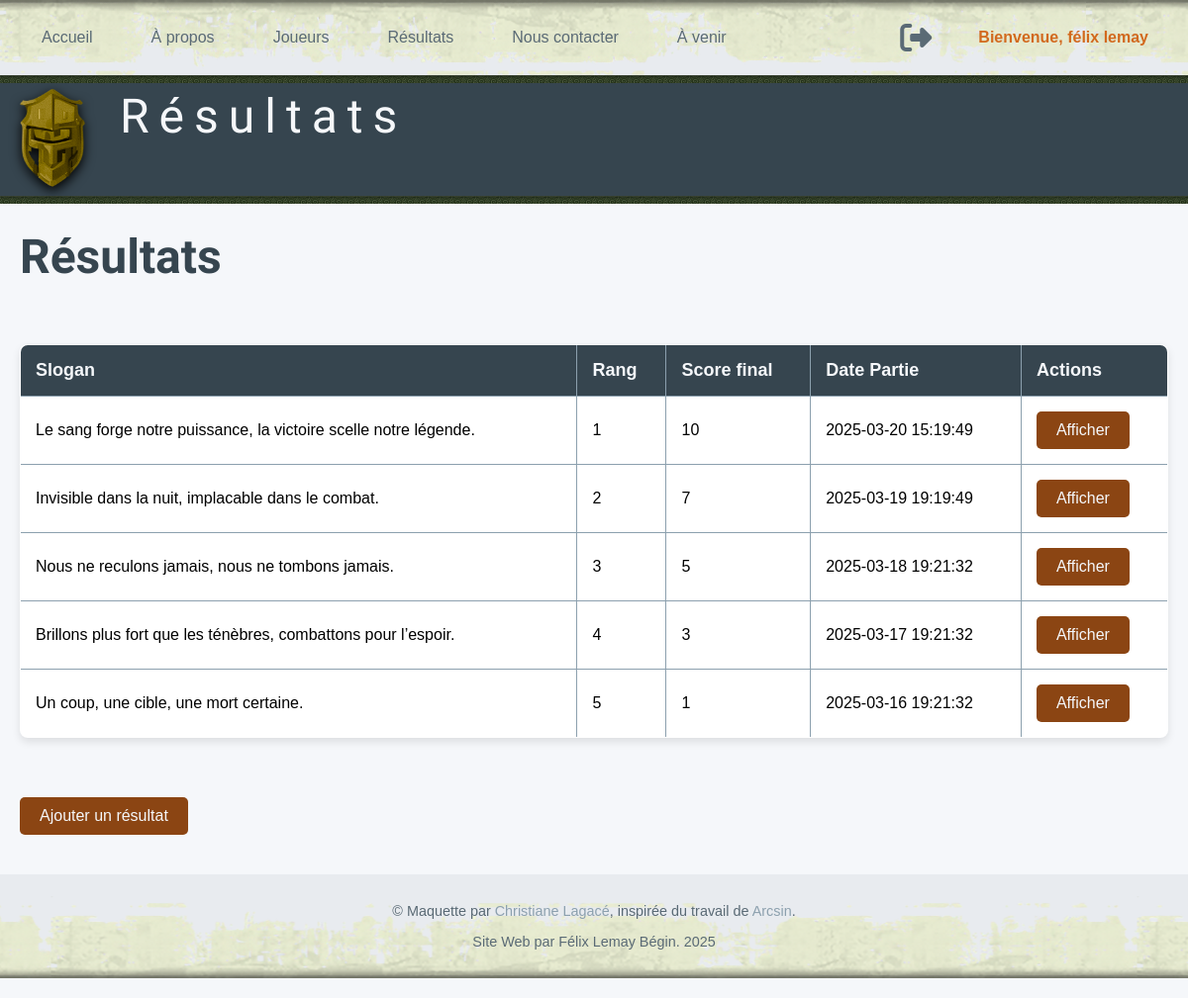
The app's page /resultats.php (signed in) with its own data.
### tables this page shows
CREATE TABLE pages (
  id int NOT NULL PRIMARY KEY AUTO_INCREMENT,
  url varchar(255) NOT NULL UNIQUE,
  titre varchar(60) NOT NULL,
  description varchar(150) NOT NULL,
  h1 varchar(100) NOT NULL,
  accroche varchar(255) DEFAULT NULL,
  public boolean NOT NULL,
  texte text NOT NULL,
  modification timestamp NOT NULL
);

CREATE TABLE resultats (
  id int NOT NULL PRIMARY KEY AUTO_INCREMENT,
  equipe_id int NOT NULL,
  rang int NOT NULL,
  score_final int NOT NULL,
  date_partie timestamp NOT NULL,
  FOREIGN KEY (equipe_id) REFERENCES equipes (id)
);

CREATE TABLE equipes (
  id int NOT NULL PRIMARY KEY AUTO_INCREMENT,
  nom varchar(50) NOT NULL UNIQUE,
  slogan varchar(100) DEFAULT NULL,
  commentaire text,
  dateajout date NOT NULL,
  jeu_id int DEFAULT NULL,
  FOREIGN KEY (jeu_id) REFERENCES jeux (id) ON DELETE SET NULL
);

### include/configuration.inc (called while the page is built, shortened)
<?php
$supabase_pooler_url = getenv('SUPABASE_POOLER_URL');
if ($supabase_pooler_url)
{
    $parsed = parse_url($supabase_pooler_url);
    if (!$parsed || !isset($parsed['host'], $parsed['user'], $parsed['pass'], $parsed['path']))
    {
        die("L'URL de connexion Supabase est invalide ou mal formée.");
    }
    $host   = $parsed['host'];
    $port   = $parsed['port'] ?? 5432;
    $user   = $parsed['user'];
    $pass   = $parsed['pass'];
    $dbname = ltrim($parsed['path'], '/');
    $dsn    = "pgsql:host=$host;port=$port;dbname=$dbname";
    try
    {
        $pdo = new PDO($dsn, $user, $pass, [
            PDO::ATTR_ERRMODE => PDO::ERRMODE_EXCEPTION,
            PDO::ATTR_DEFAULT_FETCH_MODE => PDO::FETCH_ASSOC
        ]);
    }
    catch (PDOException $e)
    {
        die("Erreur de connexion PostgreSQL : " . $e->getMessage());
    }
}
else
{
    $dbHost = getenv('MYSQL_HOST')     ?: 'localhost';
    $dbName = getenv('MYSQL_DATABASE') ?: 'db_name';
    $dbUser = getenv('MYSQL_USER')     ?: 'user';
    $dbPass = getenv('MYSQL_PASSWORD') ?: 'pass';
    $dsn    = "mysql:host={$dbHost};dbname={$dbName};charset=utf8mb4";
    try
    {
        $pdo = new PDO($dsn, $dbUser, $dbPass, [
            PDO::ATTR_ERRMODE => PDO::ERRMODE_EXCEPTION,
            PDO::ATTR_DEFAULT_FETCH_MODE => PDO::FETCH_ASSOC
        ]);
    }
    catch (PDOException $e)
    {
        die("Erreur de connexion MySQL : " . $e->getMessage());
    }
}
    $nomPage = basename($_SERVER['SCRIPT_NAME']);
    $requete = "SELECT titre, description, h1, texte FROM pages WHERE url = :url";
    $stmt = $pdo->prepare($requete);
    $stmt->bindParam(':url', $nomPage);
    $stmt->execute();
    $resultat = $stmt->fetch(PDO::FETCH_ASSOC);
    if ($resultat)
    {
        $titre = $resultat['titre'];
        $h1 = $resultat['h1'];
    }
    else
    {
        $titre = "Page introuvable";
        $description = "Aucune description disponible.";
        $h1 = "Erreur 404";
        $texte = "<p>La page demandée n'existe pas.</p>";
    }
?>

### resultats.php (the view, shortened to what this page needs)
<?php
require_once 'include/configuration.inc';
require_once 'include/entete.inc';
try {
    $requete = "
        SELECT slogan, rang, score_final, date_partie, equipes.id
        FROM resultats
        INNER JOIN equipes ON resultats.equipe_id = equipes.id
        ORDER BY date_partie DESC
    ";
    $stmt = $pdo->prepare($requete);
    $stmt->execute();
    $resultats = $stmt->fetchAll(PDO::FETCH_ASSOC);
    if ($resultats && count($resultats) > 0) {
        echo "<table class='table'>";
        echo "<tr>
                <th>Slogan</th>
                <th>Rang</th>
                <th>Score final</th>
                <th>Date Partie</th>
                <th>Actions</th>
              </tr>";
        foreach ($resultats as $resultat) {
            echo "<tr>";
            echo "<td>" . htmlspecialchars($resultat['slogan']) . "</td>";
            echo "<td>" . htmlspecialchars($resultat['rang']) . "</td>";
            echo "<td>" . htmlspecialchars($resultat['score_final']) . "</td>";
            echo "<td>" . htmlspecialchars($resultat['date_partie']) . "</td>";
            echo "<td><a href='details-equipe.php?id=" . urlencode($resultat['id']) . "' class='boutton-style'>Afficher</a></td>";
            echo "</tr>";
        }
        echo "</table>";
        if (isset($_SESSION['usager'])) {
            echo "<button class='boutton-style' onclick=\"window.location.href='formulaire-resultat.php';\">Ajouter un résultat</button>";
        }
    } else {
        echo "<p class='message-erreur'>Aucun résultat trouvé.</p>";
    }
} catch (PDOException $e) {
    echo "<p class='message-erreur'>Erreur lors de la récupération des résultats : " . htmlspecialchars($e->getMessage()) . "</p>";
}
require('include/pied-page.inc');
?>

### include/entete.inc (shortened to what this page needs)
<?php
echo "<!DOCTYPE html>";
echo "<html lang='fr-CA'>";
echo "<head>";
echo "    <link rel='stylesheet' href='css/style.css'>";
echo "    <link rel='stylesheet' href='css/mes-styles.css'>";
echo "</head>";
echo "<body>";
echo "<nav>";
echo "  <div class='nav-container'>";
echo "    <div class='nav-gauche'>";
echo "      <a href='index.php'>Accueil</a>";
echo "      <a href='a-propos.php'>À propos</a>";
echo "      <a href='joueurs.php'>Joueurs</a>";
echo "      <a href='resultats.php'>Résultats</a>";
echo "      <a href='formulaire-contact.php'>Nous contacter</a>";
echo "      <a href='a-venir.php'>À venir</a>";
echo "    </div>";
echo "    <div class='nav-droite'>";
if (isset($_SESSION['usager'])) {
    echo '<a href="deconnecter.php" class="icone-auth" title="Déconnexion">';
    echo '<i class="fas fa-sign-out-alt"></i>';
    echo '</a>';
} else {
    echo '<a href="formulaire-authentification.php" class="icone-auth" title="Connexion">';
    echo '<span class="texte-auth">Connexion</span> <i class="fas fa-user"></i>';
    echo '</a>';
}
if (isset($_SESSION['usager'])) {
    $usager = $_SESSION['usager'];
    $prenom = htmlspecialchars($usager['prenom']);
    $nom = htmlspecialchars($usager['nom']);
    echo "<span class='texte-auth'>Bienvenue, $prenom $nom</span>";
}
echo "    </div>";
echo "  </div>";
echo "</nav>";
echo "<div class='separation'></div>";
echo "<header>";
echo "    <div class='logo-text container'>";
echo "        <div class='logo'><img src='../medias/commun/LogoLANParty.png'></div>";
echo "        <div>";
echo "            <div class= title>$titre</div>";
echo "        </div>";
echo "    </div>";
echo "</header>";
echo "<div class='separation'></div>";
echo "<div id='main'>";
echo "    <div class='container'>";
echo "        <h1>$h1</h1>";
echo "        <div class='items'>";

### css/style.css (style rules this page uses)
:root { --couleur-principale-fonce: #36454F; --couleur-principale-pale: #5A6A75; --couleur-principale-tres-pale: #8CA0AE; --couleur-secondaire-fonce: #E8EBEF; --couleur-secondaire-pale: #F5F7FA; --couleur-punch-fonce: #8B4513; --couleur-punch-pale: #D2691E; }
* { box-sizing: border-box; }
body { display: flex; min-height: 100vh; flex-direction: column; margin: 0; font-family: "Lucida Sans Unicode", sans-serif; }
a { color: var(--couleur-punch-pale); text-decoration: none; }
.container { max-width: 1200px; margin: 0 auto; padding: 0 20px; }
#main { flex: 1; background-color: var(--couleur-secondaire-pale); padding: 10px 0 20px 0; }
header { background-color: var(--couleur-principale-fonce); color: var(--couleur-secondaire-pale); padding: 5px 0; }
header .title { font-family: "Hurricane", serif; font-size: 3em; letter-spacing: 10px; }
header .logo img { filter: drop-shadow(0px 4px 6px rgba(0, 0, 0, 1.2)); }
nav { height: 55px; padding-top: 20px; background: url('../medias/commun/bg-nav.png') repeat-x; }
nav a { color: var(--couleur-principale-pale); text-decoration: none; padding: 7px 12px; border-radius: 8px; margin-right: 20px; }
.logo-text { display:flex; gap: 35px; }
h1 { font-family: "Hurricane", serif; font-size: 3em; color: var(--couleur-principale-fonce); margin: 15px 0; }
nav, footer { background-color: var(--couleur-secondaire-fonce); }
.separation { height: 8px; background: url('../medias/commun/pattern.png') repeat-x; }
.items { display: flex; gap: 40px; flex-wrap: wrap; margin: 40px 0; align-items: stretch; }

### css/mes-styles.css (style rules this page uses)
i { font-size: 2em; }
[class^="item"] { background-size: cover; background-position: center; }
.table { width: 100%; margin: 20px auto; border-collapse: collapse; background: white; box-shadow: 0 4px 8px rgba(0, 0, 0, 0.1); border-radius: 8px; overflow: hidden; text-align: left; }
.table, .table th, .table td { border: 1px solid var(--couleur-principale-tres-pale); padding: 15px; }
.table th { background: var(--couleur-principale-fonce); color: var(--couleur-secondaire-pale); font-size: 18px; }
.boutton-style { background-color: var(--couleur-punch-fonce); color: var(--couleur-secondaire-pale); padding: 10px 20px; border: none; font-size: 16px; cursor: pointer; transition: background-color 0.3s ease; text-align: center; display: inline-block; text-decoration: none; border-radius: 5px; }
nav { width: 100%; padding-top: 0 !important; height: auto; display: flex; justify-content: space-between; align-items: center; background: url('../medias/commun/bg-nav.png') repeat-x; background-color: var(--couleur-secondaire-fonce); }
.nav-container { display: flex; justify-content: space-between; align-items: center; padding: 15px 30px; flex-wrap: wrap; width: 100%; max-width: none; margin: 0; }
.nav-gauche, .nav-droite { display: flex; align-items: center; gap: 15px; }
.nav-gauche a, .nav-droite a { margin-right: 20px; color: var(--couleur-principale-pale); text-decoration: none; font-weight: 500; padding: 7px 12px; border-radius: 8px; }
.texte-auth { color: var(--couleur-punch-pale); margin-right: 10px; font-weight: bold; display: inline-block; white-space: nowrap; }
.icone-auth { color: var(--couleur-secondaire-pale); text-decoration: none; display: flex; align-items: center; }

### records on screen
pages: titre "Résultats", h1 "Résultats"
resultats: equipe.slogan "Le sang forge notre puissance, la victoire scelle notre légende.", rang "1", score_final "10", date_partie "2025-03-20 15:19:49"
resultats: equipe.slogan "Invisible dans la nuit, implacable dans le combat.", rang "2", score_final "7", date_partie "2025-03-19 19:19:49"
resultats: equipe.slogan "Nous ne reculons jamais, nous ne tombons jamais.", rang "3", score_final "5", date_partie "2025-03-18 19:21:32"
resultats: equipe.slogan "Brillons plus fort que les ténèbres, combattons pour l’espoir.", rang "4", score_final "3", date_partie "2025-03-17 19:21:32"
resultats: equipe.slogan "Un coup, une cible, une mort certaine.", rang "5", score_final "1", date_partie "2025-03-16 19:21:32"

### other values on screen
$prenom "félix"
$nom "lemay"
$annee "2025"
